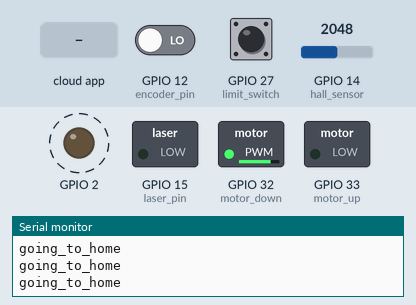
Recording of a program running on a simulated ESP32. Shown: switched loads named in the program (green lamp = pin HIGH), output pins drawn as LEDs (lit = HIGH), the last lines printed to the serial monitor. Dashed ring = blinking. The inputs (shaded band) are chosen by the test bench; at power-on: GPIO 27 (limit_switch) HIGH, GPIO 14 (hall_sensor) = 2048, GPIO 12 (encoder_pin) LOW. The ROS host is connected and sends only what is stated; nothing arrives over Bluetooth unless stated.

Above: at 1.2 s.
1.3 s: GPIO 27 (limit_switch) pulled LOW for 3.2 s
At 3.19 s:
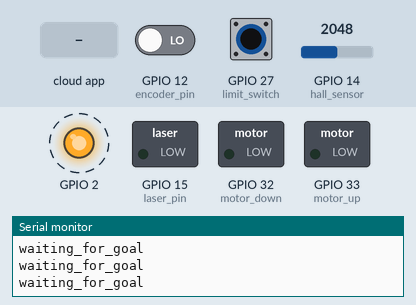
6.0 s: the phone or cloud app sets goal_distance to 45
At 6.36 s:
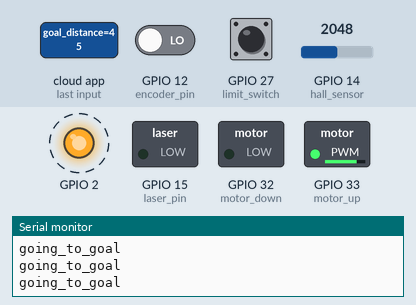
9.2 s: the phone or cloud app sets laser_pointer to 1
At 9.54 s:
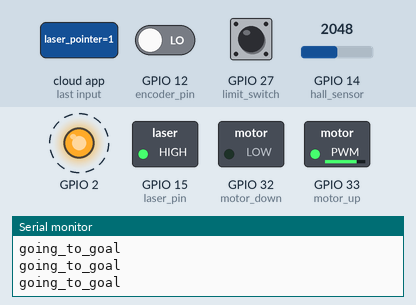
12.4 s: GPIO 14 (hall_sensor) set to 32
15.6 s: GPIO 14 (hall_sensor) set to 26
At 15.74 s:
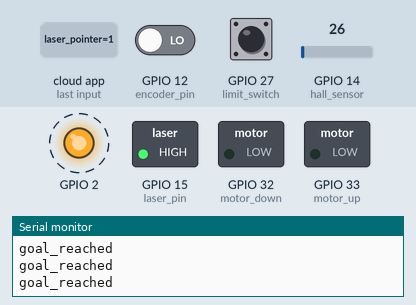
18.8 s: the phone or cloud app sets goal_distance to 0
At 18.91 s:
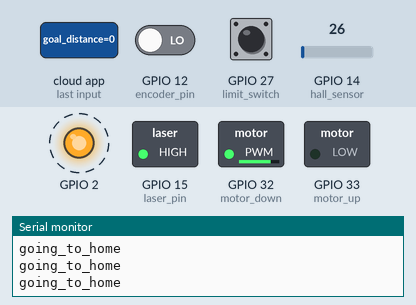
Timing chart, 0 to 23.0 s (numbered marks = the images above; inputs shaded):
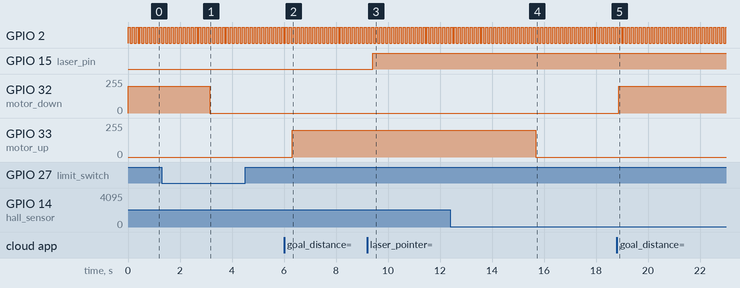

Measured:
- the behaviour switches between 30 and 29 on GPIO 14 (hall_sensor) (found by bisection; images 3 and 4)
- after the input at 1.3 s, GPIO 32 (motor_down): 200/255 → 0/255 after 1.8 s
- after the input at 6.0 s, GPIO 33 (motor_up): 0/255 → 200/255 after 0.32 s
- after the input at 9.2 s, GPIO 15 (laser_pin): LOW → HIGH after 0.21 s
- after the input at 15.6 s, GPIO 33 (motor_up): 200/255 → 0/255 after 0.09 s
- after the input at 18.8 s, GPIO 32 (motor_down): 0/255 → 200/255 after 0.07 s
- by itself, GPIO 2: alternates HIGH for 0.08 s and LOW for 0.08 s

The program:

main.cpp
```cpp
#include <Arduino.h>
#include <RC_Control.hpp>
#include <ODrive.hpp>
#include <ROS_Node.hpp>
#include <mechanism.hpp>

unsigned long previous_millis, time_interval = 100;
unsigned long ros_t, prev_ros = 0;

float linear = 0, angular = 0;
int mechanism_rc_goal;
int goalDistance, val;
void setup()
{
  Serial.begin(57600);
  mechanism_init();
  bluetooth_init();
  Odrive_init();
  Rosserial_init();
  pinMode(2, OUTPUT);
}
bool prev_enc, enc;

std::pair<float, float> RC_Cmd(0, 0);
std::pair<float, float> Ros_Cmd;

void loop()
{

  //?RC control
  RC_Control(RC_Cmd.first, RC_Cmd.second); // zeros if not RC connected

  //?cmd_vel control
  if (!is_ros_connected && !is_bluetooth_connected)
  {
    // linear = angular = mechanism_rc_goal = 0;
    linear = angular = mechanism_rc_goal = 0;
  }
  else
  {

    if (!is_ros_connected) // RC but no ROS
    {
      linear = RC_Cmd.first;
      angular = RC_Cmd.second;
      // goalDistance = int(mechanism_rc_goal);
    }
    else // ROS connected
    {
      Ros_Cmd.first = get_linear_velocity();
      Ros_Cmd.second = get_angular_velocity();

      if (Ros_Cmd.first == 0 && Ros_Cmd.second == 0)
      { // in case bt is not connected RC_Cmd is 0 and in case it is connected it will take the last value of RC_Cmd which it should be for the first time 0
        linear = RC_Cmd.first;
        angular = RC_Cmd.second;
      }
      else
      {
        linear = Ros_Cmd.first;
        angular = Ros_Cmd.second;
      }

      //?publishing odometry feedback
      if (millis() - previous_millis > time_interval)
      {
        //?Battery Level
        publish_battery_percentage(getvoltage());

        // ros_t = millis();
        publish_odom(getOdom());
        // print_on_terminal(String(millis()-ros_t));
        previous_millis = millis();
      }
    }
  }

  // print_on_terminal("main loop core: ", xPortGetCoreID());

  //?driving motors based on either RC control or cmd_vel
  driveMotors(linear, angular);

  // ? Mechanism control
  goalDistance = get_mechanism();
  val = move_mechanism(goalDistance);
  publish_mechanism_states(val);

  //?Laser_Pointer control

  // ros_spin
  ROS_Update();
}
```

ODrive.hpp
```cpp
#ifndef _ODRIVE_CONTROL_HPP_
#define _ODRIVE_CONTROL_HPP_

#include <ODriveArduino.h>
#include <HardwareSerial.h>
#include <SoftwareSerial.h>

#include <nav_msgs/Odometry.h>

#define SoftwareSerial_PIN_RX 18
#define SoftwareSerial_PIN_TX 19

#define ESP32_UART2_PIN_TX 17
#define ESP32_UART2_PIN_RX 16

#define BAUDRATE 9600

#define WheelRadius 0.0825
#define RobotBase 0.26

#define BackRightMotor 0
#define BackLeftMotor 1
#define FrontRightMotor 1
#define FrontLeftMotor 0

extern float right_velocity;
extern float left_velocity;

void Odrive_init();
void driveMotors_RC(char input);
void driveMotors(float linear_velocity, float angular_velocity);
float getvoltage();
std::pair<geometry_msgs::Pose, geometry_msgs::Twist> getOdom();
std::pair<geometry_msgs::Pose, geometry_msgs::Twist> getOdom_Core0();


void Serial_Motor_Test(char input);

void getPosition(bool debug );


// Printing with stream operator helper functions
template <class T>
inline Print &operator<<(Print &obj, T arg)
{
  obj.print(arg);
  return obj;
}
template <>
inline Print &operator<<(Print &obj, float arg)
{
  obj.print(arg, 4);
  return obj;
}

#endif
```

RC_Control.hpp
```cpp
#ifndef RC_CONTROL_HPP
#define RC_CONTROL_HPP

#include "BluetoothSerial.h"

void bluetooth_init();
// char Read_RC_Input();
// void RC_Control(float &linear_velocity, float &angular_velocity, int &mechanism_height);
void RC_Control(float &linear_velocity, float &angular_velocity);
extern bool is_bluetooth_connected;


#endif
```

ROS_Node.hpp
```cpp
#ifndef ROS_NODE_HPP
#define ROS_NODE_HPP

#include <Arduino.h>
#include <ros.h>
#include <std_msgs/String.h>
#include <std_msgs/Int16.h>
#include <std_msgs/Float32.h>
#include <std_msgs/Bool.h>
#include <geometry_msgs/Twist.h>
#include <nav_msgs/Odometry.h>
#include <tf/transform_broadcaster.h>
#include <string.h>
#include <mechanism.hpp>

extern bool is_ros_connected;

void Rosserial_init();
void ROS_Update();
float get_linear_velocity();
float get_angular_velocity();
void cmd_vel_cb(const geometry_msgs::Twist &cmd_msg);
void goal_distance_cb(const std_msgs::Int16 &msg);
void publish_battery_percentage(float battery_percentage);
extern int get_mechanism();
void publish_mechanism_states(int states_num);

// void publish_odom();
void publish_odom(std::pair<geometry_msgs::Pose, geometry_msgs::Twist> odometry);
void print_on_terminal(String msg, float value = 0);
void laser_pointer_cb(const std_msgs::Bool &pointer_msg);

ros::NodeHandle get_nh();

// void publish_odom(const nav_msgs::Odometry odom);

#endif
```

mechanism.hpp
```cpp
#ifndef _MECHANISM_HPP
#define _MECHANISM_HPP

#include <Arduino.h>
#include <analogWrite.h>

#define limit_switch 27
#define motor_up 33
#define motor_down 32
#define encoder_pin 12
#define hall_sensor 14
#define laser_pin 15

 enum mechanism_state
{
    waiting_for_goal,
    going_to_goal,
    goal_reached,
    going_to_home
};
void mechanism_init();
int move_mechanism(float distance);

void move_down();
void move_up();
void stop();


#endif
```

ODrive.cpp
```cpp
#include <ODrive.hpp>
#include <ROS_Node.hpp>

HardwareSerial &back_odrive_serial = Serial2;
SoftwareSerial front_odrive_serial(SoftwareSerial_PIN_RX, SoftwareSerial_PIN_TX); // RX, TX

ODriveArduino back_odrive(back_odrive_serial);
ODriveArduino front_odrive(front_odrive_serial);


float linear_velocity, angular_velocity, right_velocity, left_velocity;
float velocity, velocity_limit = 1.0, cmd_velocity_limit = 0.1;
float front_right_position, front_left_position, back_right_position, back_left_position, average_right_position, average_left_position;
std::pair<float, float> previous_average_position, average_position; // right, left
std::pair<float, float> motor_speed;                                 // right, left
float actual_x, actual_y, orientation;
const float tyre_circumference = 2 * 3.14159 * WheelRadius;
float feed_forward;

void Odrive_init()
{
    // Serial.begin(9600);
    front_odrive_serial.begin(BAUDRATE);
    back_odrive_serial.begin(BAUDRATE);
    // Serial.println("odrive initialized");


}


float getvoltage()
{
    front_odrive_serial << "r vbus_voltage\n";
    return front_odrive.readFloat();
}

void Serial_Motor_Test(char input)
{
    switch (input)
    {
    case 's':
        velocity = 0.0;
        break;

    case 'f':
        velocity = velocity == -velocity_limit ? 0.0 : velocity == 0.0 ? velocity_limit
                                                                       : velocity + 0.1;
        break;

    case 'b':
        velocity = velocity == velocity_limit ? 0.0 : velocity == 0.0 ? -velocity_limit
                                                                      : velocity - 0.1;
        break;
    }

    back_odrive.SetVelocity(BackLeftMotor, -velocity);
    back_odrive.SetVelocity(BackRightMotor, velocity);
    front_odrive.SetVelocity(FrontLeftMotor, -velocity);
    front_odrive.SetVelocity(FrontRightMotor, velocity);
}

void driveMotors(float linear_velocity, float angular_velocity)
{
    // if (linear_velocity==0 && angular_velocity==0)
    //     feed_forward=0.0;
    // else
    //     feed_forward=1.5;
    feed_forward = (linear_velocity == 0 && angular_velocity == 0) ? 0.0 : 0.5;

    right_velocity = (linear_velocity + angular_velocity * RobotBase / 2.0) / tyre_circumference;
    left_velocity = (linear_velocity - angular_velocity * RobotBase / 2.0) / tyre_circumference;

    back_odrive.SetVelocity(BackLeftMotor, -left_velocity, -feed_forward);
    back_odrive.SetVelocity(BackRightMotor, right_velocity, feed_forward);
    front_odrive.SetVelocity(FrontLeftMotor, -left_velocity, -feed_forward);
    front_odrive.SetVelocity(FrontRightMotor, right_velocity, feed_forward);
}

void getPosition(bool debug = false)
{
    // front_right_position = front_odrive.GetPosition(FrontRightMotor);
    // front_left_position = -1 * front_odrive.GetPosition(FrontLeftMotor);

    back_right_position = back_odrive.GetPosition(BackRightMotor);
    back_left_position = -1 * back_odrive.GetPosition(BackLeftMotor);

    previous_average_position = average_position;

    // average_position.first = (front_right_position + back_right_position) / 2.0;
    // average_position.second = (front_left_position + back_left_position) / 2.0;

    average_position.first = back_right_position;
    average_position.second = back_left_position;

    // motor_speed.first = back_odrive.GetVelocity(BackRightMotor);
    // motor_speed.second = -1 * back_odrive.GetVelocity(BackLeftMotor);

    if (debug)
    {
        // Serial.println("front right: " + String(front_right_position));
        // Serial.println("front left: " + String(front_left_position));
        Serial.println("back right: " + String(back_right_position));
        Serial.println("back left: " + String(back_left_position));
        Serial.println("-------");
    }
}

void euler_to_quat(float x, float y, float z, float *q)
{
    q[0] = sin(x / 2) * cos(y / 2) * cos(z / 2) - cos(x / 2) * sin(y / 2) * sin(z / 2);
    q[1] = cos(x / 2) * sin(y / 2) * cos(z / 2) + sin(x / 2) * cos(y / 2) * sin(z / 2);
    q[2] = cos(x / 2) * cos(y / 2) * sin(z / 2) - sin(x / 2) * sin(y / 2) * cos(z / 2);
    q[3] = cos(x / 2) * cos(y / 2) * cos(z / 2) + sin(x / 2) * sin(y / 2) * sin(z / 2);
}

std::pair<geometry_msgs::Pose, geometry_msgs::Twist> getOdom()
{
    getPosition(false);
    // nav_msgs::Odometry odom;
    geometry_msgs::Pose _pose;
    geometry_msgs::Twist _twist;
    // calculate velocity
    float linear_x = tyre_circumference * (motor_speed.second + motor_speed.first) / (2.0);
    float angular_z = tyre_circumference * (motor_speed.first - motor_speed.second) / (RobotBase);

    // position in meters
    float right_position_in_meter = average_position.first * tyre_circumference;
    float left_position_in_meter = average_position.second * tyre_circumference;

    float previous_right_position_in_meter = previous_average_position.first * tyre_circumference;
    float previous_left_position_in_meter = previous_average_position.second * tyre_circumference;

    // Distance travelled
    float right_distance_traveled = right_position_in_meter - previous_right_position_in_meter;
    float left_distance_traveled = left_position_in_meter - previous_left_position_in_meter;

    // average distance and angle
    float distance = (left_distance_traveled + right_distance_traveled) / 2.0;
    float delta_theta = (right_distance_traveled - left_distance_traveled) / RobotBase;

    // print_on_terminal("distance: ",distance);
    // print_on_terminal("delta_theta",delta_theta);

    // get distance in x and y (projection)
    float xd = cos(delta_theta) * distance;
    float yd = -sin(delta_theta) * distance;

    orientation += delta_theta;

    actual_x += cos(orientation) * xd - sin(orientation) * yd;
    actual_y += sin(orientation) * xd + cos(orientation) * yd;

    // print_on_terminal("actual_x",actual_x);
    // print_on_terminal("actual_y",actual_y);
    // print_on_terminal("\n---------------------",0);

    if (orientation > 2 * 3.14159)
        orientation = 0;

    _pose.position.x = actual_x;
    _pose.position.y = actual_y;

    float q[4];
    euler_to_quat(0, 0, orientation, q);

    _pose.orientation.z = q[2];
    _pose.orientation.w = q[3];

    _twist.linear.x = linear_x;
    _twist.angular.z = angular_z;

    return {_pose, _twist};
}

// std::pair<geometry_msgs::Pose, geometry_msgs::Twist> getOdom()
// {
//     getPosition();
//     // nav_msgs::Odometry odom;
//     geometry_msgs::Pose _pose;
//     geometry_msgs::Twist _twist;

//     float linear_x = tyre_circumference * (motor_speed.second + motor_speed.first) / (2.0);
//     float angular_z = tyre_circumference * (motor_speed.first - motor_speed.second) / (WheelBase);

//     // position in meters
//     float right_position_in_meter = average_position.first * tyre_circumference;
//     float left_position_in_meter = average_position.second * tyre_circumference;

//     float previous_right_position_in_meter = previous_average_position.first * tyre_circumference;
//     float previous_left_position_in_meter = previous_average_position.second * tyre_circumference;

//     // Distance travelled
//     float right_distance_traveled = right_position_in_meter - previous_right_position_in_meter;
//     float left_distance_traveled = left_position_in_meter - previous_left_position_in_meter;

//     // average distance and angle
//     float distance = (left_distance_traveled + right_distance_traveled) / 2.0;
//     float theta = (right_distance_traveled - left_distance_traveled) / WheelBase;

//     // get distance in x and y (projection)
//     float xd = cos(theta) * distance;
//     float yd = -sin(theta) * distance;

//     orientation = (orientation + theta);

//     actual_x += cos(orientation) * xd - sin(orientation) * yd;
//     actual_y += sin(orientation) * xd + cos(orientation) * yd;

//     if (orientation > 2 * 3.14159)
//         orientation = 0;

//     _pose.position.x = actual_x;
//     _pose.position.y = actual_y;

//     float q[4];
//     euler_to_quat(0, 0, orientation, q);

//     _pose.orientation.z = q[2];
//     _pose.orientation.w = q[3];

//     _twist.linear.x = linear_x;
//     _twist.angular.z = angular_z;

//     return {_pose, _twist};
// }
```

RC_Control.cpp
```cpp
#include <RC_Control.hpp>
BluetoothSerial SerialBT;
bool is_bluetooth_connected;

void bluetooth_init()
{
    SerialBT.begin("ESP32s");
}
char rc_input = ' ';

// void RC_Control(float &linear_velocity, float &angular_velocity, int &mechanism_height)
void RC_Control(float &linear_velocity, float &angular_velocity)
{
    is_bluetooth_connected = SerialBT.connected();
    if (!is_bluetooth_connected)
    {
        rc_input = 's';
    }

    if (SerialBT.available())
    {
        rc_input = SerialBT.read();
    }
    switch (rc_input)
    {
    case 's':
        linear_velocity = 0.0;
        angular_velocity = 0.0;
        break;

    case 'f':
        // linear_velocity = linear_velocity == -cmd_velocity_limit ? 0.0 : linear_velocity == 0.0 ? cmd_velocity_limit: velocity + 0.01;
        linear_velocity += 0.05;
        break;

    case 'b':
        // linear_velocity = linear_velocity == cmd_velocity_limit ? 0.0 : linear_velocity == 0.0 ? -cmd_velocity_limit: velocity - 0.01;
        linear_velocity -= 0.05;
        break;

    case 'l':
        angular_velocity += 0.1;
        break;

    case 'r':
        angular_velocity -= 0.1;
        break;

    // case 'u':
    //     mechanism_height = 90;
    //     break;

    // case 'd':
    //     mechanism_height = 0;
    //     break;

    }
    // return rc_input;
}
```

ROS_Node.cpp
```cpp
#include <ROS_Node.hpp>

ros::NodeHandle nh;

ros::Subscriber<geometry_msgs::Twist> sub("cmd_vel", &cmd_vel_cb);
ros::Subscriber<std_msgs::Int16> goalSub("goal_distance", &goal_distance_cb);
ros::Subscriber<std_msgs::Bool> laserSub("laser_pointer", &laser_pointer_cb);

geometry_msgs::Pose pose_msg;
geometry_msgs::Twist twist_msg;
std_msgs::String mechanism_states_msg;
std_msgs::Float32 battery_level;

ros::Publisher pose_pub("pose", &pose_msg);
ros::Publisher twist_pub("twist", &twist_msg);
ros::Publisher mechanism_states_pub("mechanism_state", &mechanism_states_msg);
ros::Publisher batteryPub("battery_percentage", &battery_level);

float linear_x, angular_z;
bool is_ros_connected;
bool go_to_home = false;
int goal_distance = 0;

void Rosserial_init()
{
    nh.initNode();
    nh.subscribe(sub);
    nh.subscribe(goalSub);
    nh.subscribe(laserSub);

    nh.advertise(pose_pub);
    nh.advertise(twist_pub);
    nh.advertise(mechanism_states_pub);
    nh.advertise(batteryPub);

    nh.getHardware()->setBaud(57600);
}
void goal_distance_cb(const std_msgs::Int16 &msg)
{
    goal_distance = msg.data;
    print_on_terminal("goal distance: ", float(goal_distance));
}

int get_mechanism()
{
    // print_on_terminal("goal_distance:::: ", goal_distance);
    return goal_distance;
}

void publish_mechanism_states(int states_num)
{
    String mechanism_state[] = {
        "waiting_for_goal",
        "going_to_goal",
        "goal_reached",
        "going_to_home"};

    Serial.println(mechanism_state[states_num]);
    mechanism_states_msg.data = mechanism_state[states_num].c_str();
    mechanism_states_pub.publish(&mechanism_states_msg);
}

void cmd_vel_cb(const geometry_msgs::Twist &cmd_msg)
{
    linear_x = cmd_msg.linear.x;   // m/s
    angular_z = cmd_msg.angular.z; // rad/s
    nh.loginfo((" " + String(linear_x)).c_str());
}

void laser_pointer_cb(const std_msgs::Bool &pointer_msg)
{
    digitalWrite(laser_pin, pointer_msg.data);
    print_on_terminal("laser data: ", pointer_msg.data);
}

void publish_odom(std::pair<geometry_msgs::Pose, geometry_msgs::Twist> odometry)
// void publish_odom()
{
    // print_on_terminal("publish odom function");
    const geometry_msgs::Pose input_pose_msg = odometry.first;
    const geometry_msgs::Twist input_twist_msg = odometry.second;

    pose_msg.position.x = input_pose_msg.position.x;
    pose_msg.position.y = input_pose_msg.position.y;
    pose_msg.orientation.z = input_pose_msg.orientation.z;
    pose_msg.orientation.w = input_pose_msg.orientation.w;

    twist_msg.linear.x = input_twist_msg.linear.x;
    twist_msg.angular.z = input_twist_msg.angular.z;

    // Publish the odom message
    pose_pub.publish(&pose_msg);
    twist_pub.publish(&twist_msg);
}

void publish_battery_percentage(float battery_percentage)
{
    battery_level.data = battery_percentage;
    batteryPub.publish(&battery_level);
}

float get_linear_velocity()
{
    // nh.loginfo(("linear: " + String(linear_x)).c_str());
    return linear_x;
}

float get_angular_velocity()
{
    // nh.loginfo(("angular: " + String(angular_z)).c_str());
    // nh.loginfo("-------------------");
    return angular_z;
}

void print_on_terminal(String msg, float value)
{
    nh.loginfo((msg + " " + String(value)).c_str());
}

void ROS_Update()
{
    is_ros_connected = nh.connected();
    // digitalWrite(2, is_ros_connected);
    nh.spinOnce();
    delay(1);
}

ros::NodeHandle get_nh()
{
    return nh;
}
```

Source omitted: mechanism.cpp (4111 bytes)
